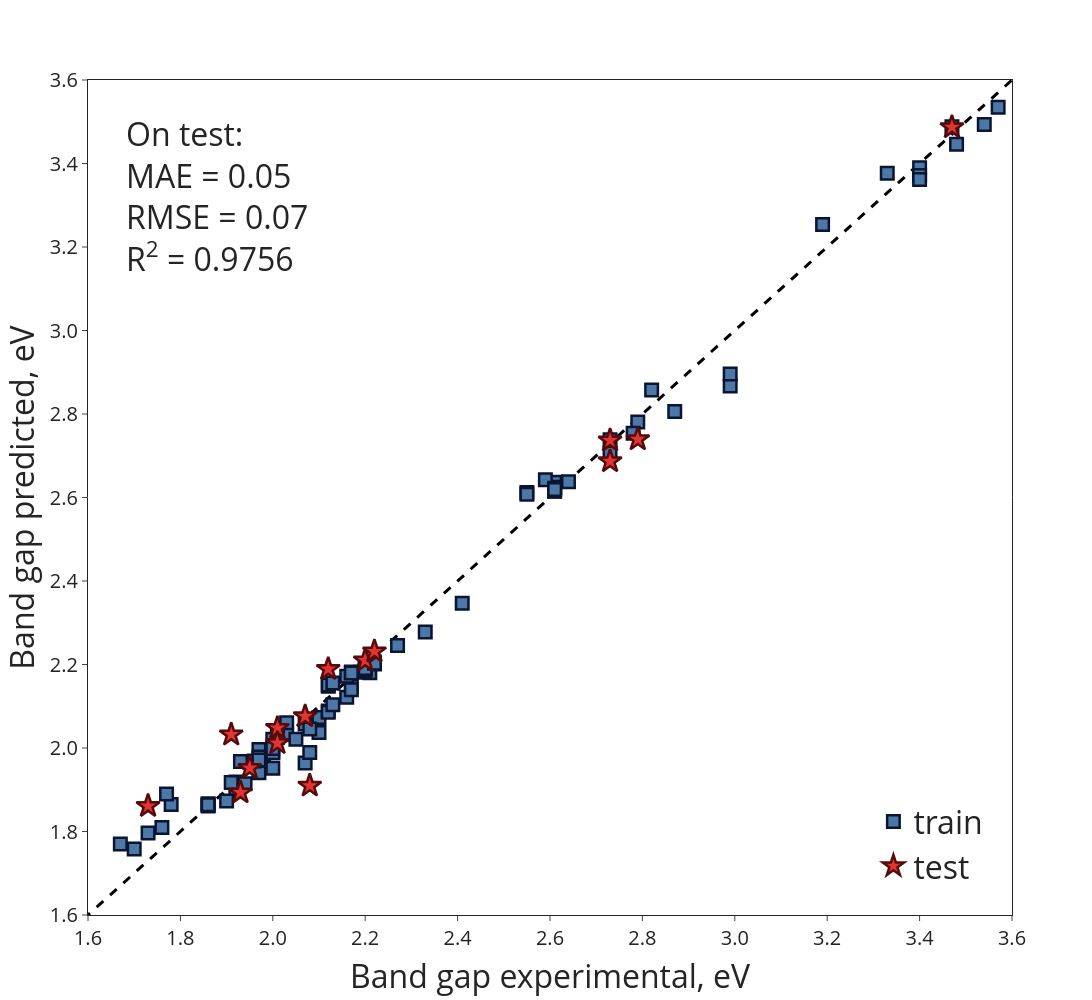

Write notebook code for a chart like this one.
### Code cell
# Predicted vs Actual plot for best model
print(f'Best model – {best_model_name2}:')
fig_6 = single_predicted_vs_actual_plot(y_train_pred=predicted_values2['train'][best_model_name2], y_train_true=y_train,
                                        y_test_pred=predicted_values2['test'][best_model_name2], y_test_true=y_test,
                                        train_text=df.loc[y_train.index, 'Refcode'], test_text=df.loc[y_test.index, 'Refcode'],
                                        layout_params=dict(legend=dict(x=.85, y=.025)))
fig_6.add_annotation(text=f"On test:<br>MAE = {round(results_df2.loc[best_model_name2, 'MAE on test'], 2):.2f}<br>RMSE = {round(results_df2.loc[best_model_name2, 'RMSE on test'], 2):.2f}<br>R<sup>2</sup> = {round(results_df2.loc[best_model_name2, 'R2 on test'], 4):.4f}",
                     x=1.9, y=3.25, font=dict(size=32), align='left')
fig_6.show()

### Figure 1 — Plotly figure (JSON) as saved in the notebook; plotly's stock layout.template omitted (floating-point values rounded to 4 significant figures; data arrays with more than 128 entries replaced by an {"elided": "..."} marker saying what was removed)
{"data": [{"hovertemplate": "", "line": {"color": "black", "dash": "dash", "width": 3}, "mode": "lines", "name": "Identity line", "showlegend": false, "type": "scatter", "x": {"elided": "400 float values"}, "y": {"elided": "400 float values"}}, {"hovertemplate": "train<br>Actual: %{x:.2f}<br>Predicted: %{y:.2f}<br>%{text}", "marker": {"color": "#4C78A8", "line": {"color": "#0B1532", "width": 2.5}, "size": 12.5, "symbol": "square"}, "mode": "markers", "name": "train", "text": ["POYGAO", "PAQLEB02", "SEYDUV", "PAQLAX", "HEDGUW", "CENQIY", "LEWKEG", "AYEPAX01", "KOYNIZ", "KEMBOW", "PYDBSB02", "GATGOB", "COXZUN", "ICSD_430262", "AYEPAX", "AYENOJ", "POYGES01", "SEYDUV01", "NOKDAW", "OQUBEK01", "IBIJUC", "PYDBSB07", "PYDBSB06", "PYRCSB11", "PYDBSB", "COPWEK", "KOYNIZ01", "PAQLEB", "RAZMEN", "POYGES", "COD_7250636", "IBIJUC01", "HEDHUX", "SIWGUD", "IMEMOC01", "ICSD_430263", "PICBBI", "CENNER", "AGODIM", "IBIKAJ", "AGODOS", "AGODOS01", "PYDBSB05", "PYRCSB10", "WURMUV", "NAXWUI", "COXZUN01", "SIWHAK", "CENHEL", "COXZAT01", "ZOJKAO", "COYBAW", "SEFROO", "AGODOS02", "AYENEZ01", "WURMUV01", "AYENEZ", "NOSLOZ", "HEDHAD", "ZUCSOH", "OQUBEK", "SEFRII", "PETLOT", "SEYPOF", "RAZMEN02", "ICSD_421459", "PYDBSB04", "ICSD_430261", "AGODEI", "IBIKAJ01", "CENMEQ", "POYGIW", "PUBKUV01", "WEDNOM", "COXZAT", "PANHIZ", "ZEHCUO", "YOCTOD", "IZUXAF", "ENIKIV01", "CENNUH", "CENMIU", "PYDBSB03", "RAZMEN01", "COXYUM", "COXZEX", "COXZIB", "COXZOH", "FAZFEV", "FOCCAF"], "type": "scatter", "x": [2.1, 2.17, 2.16, 1.98, 2.19, 2.03, 1.78, 1.92, 2.12, 2.17, 2.61, 3.54, 2.55, 1.7, 1.92, 1.95, 1.97, 2.16, 3.48, 2.21, 1.86, 2.61, 2.61, 3.4, 2.61, 2.1, 2.01, 2.17, 2.22, 1.97, 2.79, 1.86, 2.59, 2.0, 3.47, 1.73, 2.87, 2.12, 2.07, 1.86, 1.97, 1.94, 2.61, 3.4, 2.99, 1.67, 2.55, 1.93, 2.17, 2.2, 3.57, 2.73, 3.33, 1.91, 2.0, 2.99, 2.0, 2.07, 2.12, 2.0, 2.12, 2.82, 2.64, 1.96, 2.22, 1.9, 2.61, 1.76, 2.0, 1.86, 2.13, 1.97, 2.2, 2.01, 2.2, 2.08, 1.77, 2.78, 2.08, 2.73, 2.33, 2.05, 2.61, 2.22, 2.03, 2.13, 2.41, 2.27, 3.4, 3.19], "y": [2.073, 2.148, 2.172, 1.986, 2.181, 2.032, 1.865, 1.903, 2.089, 2.182, 2.636, 3.493, 2.612, 1.758, 1.918, 1.966, 1.996, 2.122, 3.446, 2.18, 1.861, 2.625, 2.623, 3.39, 2.615, 2.037, 2.025, 2.139, 2.206, 1.978, 2.781, 1.866, 2.642, 2.021, 3.488, 1.796, 2.806, 2.148, 2.058, 1.863, 1.941, 1.914, 2.622, 3.371, 2.867, 1.77, 2.608, 1.968, 2.18, 2.186, 3.535, 2.707, 3.377, 1.918, 1.991, 2.896, 1.989, 1.964, 2.151, 1.999, 2.086, 2.858, 2.638, 1.969, 2.201, 1.873, 2.616, 1.809, 1.951, 1.864, 2.156, 1.971, 2.195, 2.039, 2.19, 1.989, 1.89, 2.754, 2.045, 2.738, 2.278, 2.021, 2.619, 2.203, 2.06, 2.103, 2.347, 2.245, 3.362, 3.254]}, {"hovertemplate": "test<br>Actual: %{x:.2f}<br>Predicted: %{y:.2f}<br>%{text}", "marker": {"color": "#E33333", "line": {"color": "#550B0B", "width": 2.5}, "size": 17.5, "symbol": "star"}, "mode": "markers", "name": "test", "text": ["WAXDIM", "PUBKUV", "CENNER01", "IZUXAF01", "QINCOI", "HASTUU", "WEDNOM01", "IMEMOC", "AYENOJ01", "ICSD_430264", "PANHOF", "IZUXEJ", "WURNEG", "ENIKIV", "ENIKIV04"], "type": "scatter", "x": [1.93, 2.2, 2.12, 2.07, 2.08, 1.91, 2.01, 3.47, 1.95, 1.73, 2.22, 2.01, 2.79, 2.73, 2.73], "y": [1.894, 2.209, 2.189, 2.076, 1.91, 2.032, 2.048, 3.487, 1.952, 1.861, 2.231, 2.012, 2.739, 2.687, 2.737]}], "layout": {"annotations": [{"align": "left", "font": {"size": 32}, "text": "On test:<br>MAE = 0.05<br>RMSE = 0.07<br>R<sup>2</sup> = 0.9756", "x": 1.9, "y": 3.25}], "font": {"size": 20}, "height": 1000, "legend": {"font": {"size": 32}, "x": 0.85, "y": 0.025}, "margin": {"t": 80}, "width": 1200, "xaxis": {"dtick": 0.2, "mirror": true, "range": [1.6, 3.6], "tickformat": ".1f", "title": {"font": {"size": 32}, "text": "Band gap experimental, eV"}}, "yaxis": {"dtick": 0.2, "mirror": true, "range": [1.6, 3.6], "tickformat": ".1f", "title": {"font": {"size": 32}, "text": "Band gap predicted, eV"}}}}
